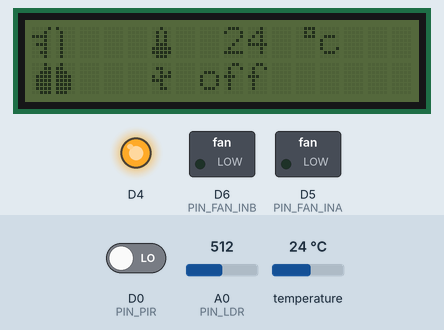
Simulated run of this program. Board: ESP8266 (NodeMCU). Shown: 16×2 character LCD, switched loads named in the program (green lamp = pin HIGH), output pins drawn as LEDs (lit = HIGH, except the on-board LED, lit = LOW). The test bench sets the inputs (shaded band); at power-on: D0 (PIN_PIR) LOW, A0 (PIN_LDR) = 512, temperature 24 °C.

Above: at 1.3 s.
1.4 s: D0 (PIN_PIR) driven HIGH
At 2.7 s:
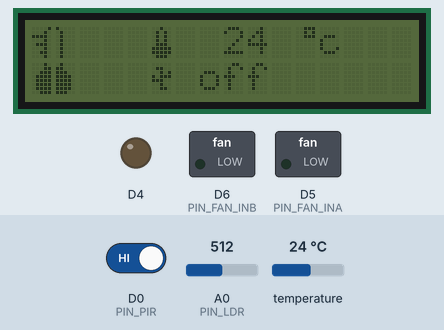
3.2 s: D0 (PIN_PIR) driven LOW
At 3.8 s:
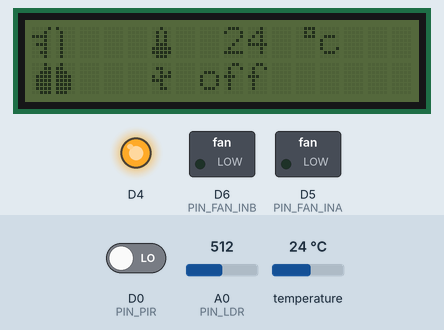
Timing chart, 0 to 6.2 s (numbered marks = the images above; inputs shaded):
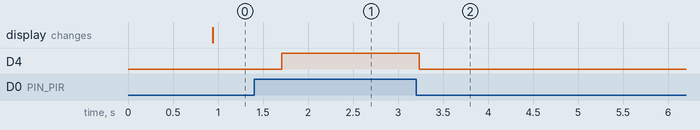

The program:

main.cpp
```cpp
#include <Arduino.h>
#include <DallasTemperature.h>
#include <OTAHandler.h>
#include <OneWire.h>
#include <ThingerESP8266.h>

#include <FanController.hpp>
#include <LCDController.hpp>

/** -------------------------------------- Definitions ------------------------------------- */
#ifndef SSID_NAME
#define SSID_NAME ""
#endif
#ifndef SSID_PSK
#define SSID_PSK ""
#endif

#ifndef THINGER_USERNAME
#define THINGER_USERNAME ""
#endif
#ifndef THINGER_DEVICE_ID
#define THINGER_DEVICE_ID ""
#endif
#ifndef THINGER_DEVICE_CREDS
#define THINGER_DEVICE_CREDS ""
#endif

/** ----------------------------------------- Pins ----------------------------------------- */
static const uint8_t PIN_LDR         = A0;
static const uint8_t PIN_PIR         = D0;
static const uint8_t PIN_TEMPERATURE = D7;
static const uint8_t PIN_FAN_INA     = D5;
static const uint8_t PIN_FAN_INB     = D6;

/** ----------------------------------- Library Instance ----------------------------------- */
ThingerESP8266 thing(THINGER_USERNAME, THINGER_DEVICE_ID, THINGER_DEVICE_CREDS);
OneWire one_wire(PIN_TEMPERATURE);
DallasTemperature sensor_temperature(&one_wire);
LCDController lcd_controller;
FanController fan_controller;

/** ---------------------------------------- States ---------------------------------------- */
struct TemperatureSensorState {
    float temperature_c = 0.0F;
} temperature_state;

struct LDRState {
    /** 1023 == brightest, 0 == darkest */
    uint16_t resistance        = 0;
    uint16_t resistance_mapped = 0;

    uint8_t precentage = 0;
} ldr_state;

struct PIRState {
    bool has_living_object = false;

    /** Trigger thing.write_bucket for every 5s if `has_living_object` == true */
    const unsigned long UPDATE_INTERVAL = 5000UL;
    unsigned long update_last_ts        = 0UL;
    unsigned long update_curr_ts        = 0UL;
} pir_state;

struct LCDState {
    bool backlight = false;
} lcd_state;

struct FanState {
    uint16_t speed = FanController::FanSpeed::FAN_OFF;

    bool motor_active                       = false;
    bool motor_static_mode                  = false;
    bool motor_off_brightness               = false;
    uint8_t motor_off_brightness_precentage = 25;
    int8_t desired_temp_c                   = 28;
    int8_t desired_temp_threshold_c         = 5;
} fan_state;

/** --------------------------------------- Internal --------------------------------------- */
static bool initSynchronize = false;
void synchronizeFanProperties();
void synchronizeLCDProperties();

inline void updateTemperatureSensor();
inline void updateLDR();
inline void updatePIR();
inline void handleFanController();
inline void handleLCDController();

void setup() {
    /** Setup connections */
    thing.add_wifi(SSID_NAME, SSID_PSK);
    OTAHandler.begin(false);

    /** Initialize sensors and pins */
    sensor_temperature.begin();

    /** Part of PIR system */
    pinMode(PIN_PIR, INPUT);
    pinMode(BUILTIN_LED, OUTPUT);

    lcd_controller.begin();
    fan_controller.begin(fan_state.desired_temp_c, fan_state.desired_temp_threshold_c);

    /** Expose public states to cloud */
    thing["sensor_values"] >> [](pson &out) -> void {
        out["temperature_c"]  = temperature_state.temperature_c;
        out["ldr_resistance"] = ldr_state.resistance;
        out["ldr_precentage"] = ldr_state.precentage;
    };

    thing["pir_sensor_value"] >> [](pson &out) -> void {
        out["has_living_object"] = pir_state.has_living_object;
    };

    thing["sync"] = []() -> void {
        synchronizeFanProperties();
        synchronizeLCDProperties();
    };
}

void loop() {
    /** Internet activities */
    OTAHandler.handle();
    thing.handle();

    /** Sensors, actuators, display */
    updateTemperatureSensor();
    updateLDR();
    updatePIR();
    handleFanController();
    handleLCDController();

    if (!initSynchronize) {
        synchronizeFanProperties();
        synchronizeLCDProperties();

        initSynchronize = true;
    }
}

void synchronizeFanProperties() {
    pson fan_props;
    thing.get_property("fan_state", fan_props);
    fan_state.motor_active                    = (bool) fan_props["motor_active"];
    fan_state.motor_static_mode               = (bool) fan_props["motor_static_mode"];
    fan_state.motor_off_brightness            = (bool) fan_props["motor_off_brightness"];
    fan_state.motor_off_brightness_precentage = (uint8_t) fan_props["motor_off_brightness_precentage"];
    fan_state.desired_temp_c                  = (int8_t) fan_props["desired_temperature"];
    fan_state.desired_temp_threshold_c        = (int8_t) fan_props["desired_temperature_threshold"];

    fan_controller.setFanActive(fan_state.motor_active);
    fan_controller.setStaticMode(fan_state.motor_static_mode);
    fan_controller.setDesiredTemperature(fan_state.desired_temp_c);
    fan_controller.setDesiredTemperatureThreshold(fan_state.desired_temp_threshold_c);
}

void synchronizeLCDProperties() {
    pson lcd_props;
    thing.get_property("lcd_state", lcd_props);
    lcd_state.backlight = (bool) lcd_props["backlight"];

    lcd_controller.setBlacklightOn(lcd_state.backlight);
    lcd_controller.update(temperature_state.temperature_c, fan_controller.getFanSpeedIndicator());
}

inline void updateTemperatureSensor() {
    sensor_temperature.requestTemperaturesByIndex(0);
    temperature_state.temperature_c = sensor_temperature.getTempCByIndex(0);
}

inline void updateLDR() {
    ldr_state.resistance        = analogRead(PIN_LDR);
    ldr_state.resistance_mapped = max<uint16_t>(0, min<uint16_t>(ldr_state.resistance, 1000));
    ldr_state.precentage        = static_cast<uint8_t>(ldr_state.resistance_mapped / 10);
}

inline void updatePIR() {
    pir_state.has_living_object = digitalRead(PIN_PIR) == HIGH;

    pir_state.update_curr_ts = millis();
    bool allow_to_update     = pir_state.update_curr_ts - pir_state.update_last_ts > pir_state.UPDATE_INTERVAL;

    if (pir_state.has_living_object) {
        digitalWrite(BUILTIN_LED, HIGH);

        if (allow_to_update) {
            pir_state.update_last_ts = pir_state.update_curr_ts;
            thing.write_bucket("smart_thermostat_pir", "pir_sensor_value");
        }
    } else {
        digitalWrite(BUILTIN_LED, LOW);
    }
}

inline void handleFanController() {
    if (fan_state.motor_off_brightness) {
        fan_state.motor_active = ldr_state.precentage <= fan_state.motor_off_brightness_precentage ? false : true;
        fan_controller.setFanActive(fan_state.motor_active);
    }

    fan_state.speed = fan_controller.getFanSpeed(temperature_state.temperature_c);
    analogWrite(PIN_FAN_INA, fan_state.speed);
    analogWrite(PIN_FAN_INB, 0);
}

inline void handleLCDController() {
    lcd_controller.update(temperature_state.temperature_c, fan_controller.getFanSpeedIndicator());
}
```

Measured:
- after the input at 1.4 s, D4: LOW → HIGH after 0.31 s
- after the input at 3.2 s, D4: HIGH → LOW at once
